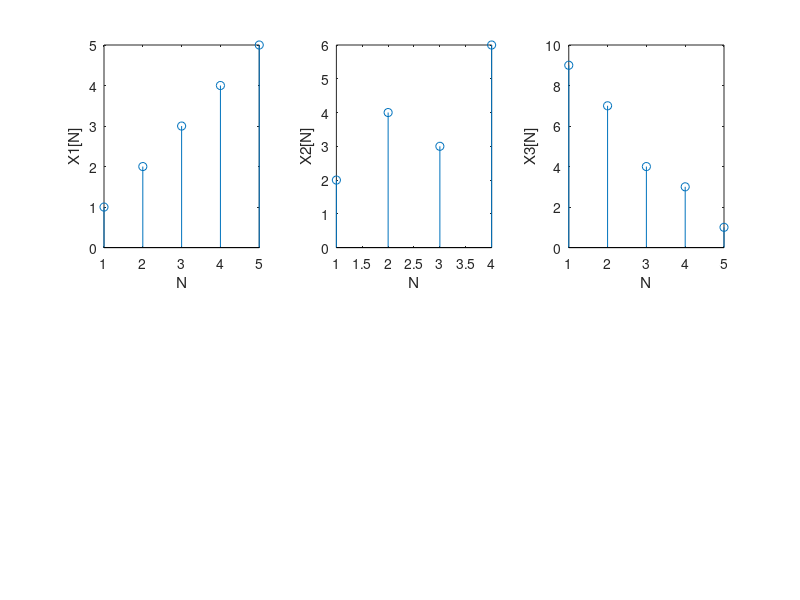

Reproduce this figure in MATLAB. (Note: this script raises an error after producing the figure.)
clear all;
x1=[1 2 3 4 5];
x2=[2 4 3 6];
x3=[9 7 4 3 1];
temp=length(x1)+length(x2)+length(x3);
% z=zeros(0,(length(x1)+length(x2)+length(x3)-1));
z=zeros(0,2);
subplot(2,3,1);
stem(x1);
xlabel('N');
ylabel('X1[N]');
subplot(2,3,2);
stem(x2);
xlabel('N');
ylabel('X2[N]');
subplot(2,3,3);
stem(x3);
xlabel('N');
ylabel('X3[N]');
%%%%%%%%%%%%%%%%%%%%%%%%%%%%%%%%%%%
for i=1:temp
    y1(i)=x1(i)+x2(i);
end
y_net1=conv(x3,y1);
subplot(2,3,4);
stem(y_net1);
xlabel('N');
ylabel('X1[n]*(X2[N]*X3[N]');
y_net2=conv(x1,x3);
y_net3=conv(x3,x2);
for i=1:temp
    y_net4(i)=y_net2(i)+y_net3(i);
end
subplot(2,3,5);
stem(y_net4);
xlabel('N');
ylabel('(X1[n]*X2[N])*X3[N]');